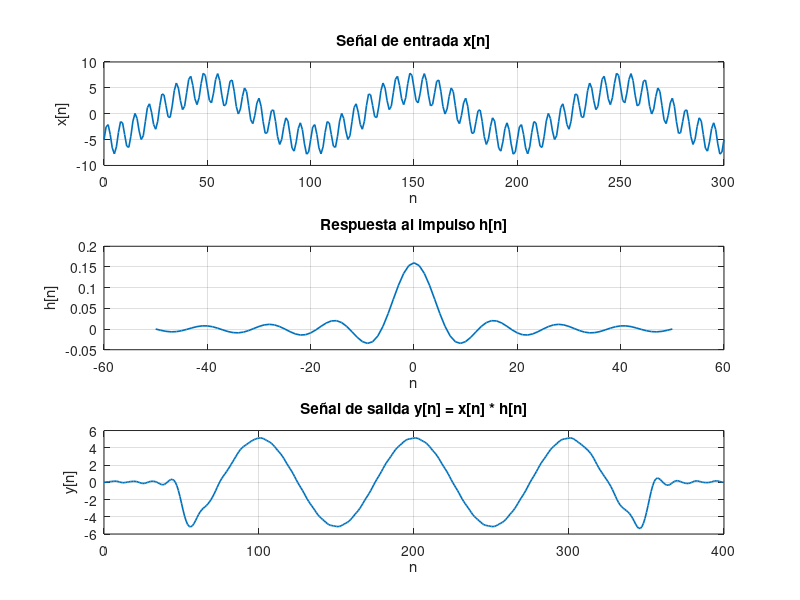

Write the MATLAB code that produced this figure. (Note: this script raises an error after producing the figure.)
% Ejercicio 2: Filtro pasa-bajo en tiempo discreto (Octave)
% Definir parámetros de muestreo
Nx = 301;           % Número de muestras de x[n]
dt = 0.0001;        % Intervalo de muestreo en segundos (0.1 ms)
t = (0:Nx-1) * dt;   % Vector de tiempo para x[n]

% Señal de entrada x[n] muestreos de x(t)
% x(t) = -5cos(2pi100t) + 3sin(2pi1500t)
x = -5*cos(2*pi*100*t) + 3*sin(2*pi*1500*t);

% Parámetros del filtro
Fc = 800;           % Frecuencia de corte en Hz
Nh = 101;           % Número de muestras de la respuesta al impulso (valor impar)
M = (Nh-1)/2;       % Desplazamiento para centrar h[n]

% Vector n para h[n]
n_h = -M:M;

% Definir h[n] = 2Fcdt * sinc(2Fcdtn)
% Octave sinc(x) = sin(pix)/(pix)
arg = 2 * Fc * dt * n_h;
% sinc_pi(x) = sin(pix)/(pi*x)
sinc_arg = sin(pi * arg) ./ (pi * arg);
sinc_arg(M+1) = 1;  % corregir división 0/0 en n=0
h = 2 * Fc * dt * sinc_arg;

% Convolución para obtener y[n]
y = conv(x, h);

% Vector de índice n para la salida
y_n = 0:(length(y)-1);

% Graficar las señales en la misma escala de n
figure;
subplot(3,1,1);
plot(0:Nx-1, x, 'LineWidth', 1.2);
title('Señal de entrada x[n]');
xlabel('n'); ylabel('x[n]');
grid on;

subplot(3,1,2);
plot(n_h, h, 'LineWidth', 1.2);
title('Respuesta al impulso h[n]');
xlabel('n'); ylabel('h[n]');
grid on;

subplot(3,1,3);
plot(y_n, y, 'LineWidth', 1.2);
title('Señal de salida y[n] = x[n] * h[n]');
xlabel('n'); ylabel('y[n]');
% Ajustar límites para centrado en parte no nula
xlim([0 length(y)-1]);
grid on;

% Ajustar la misma escala de n para comparación
sgtitle('Comparación de x[n], h[n] y y[n]');
